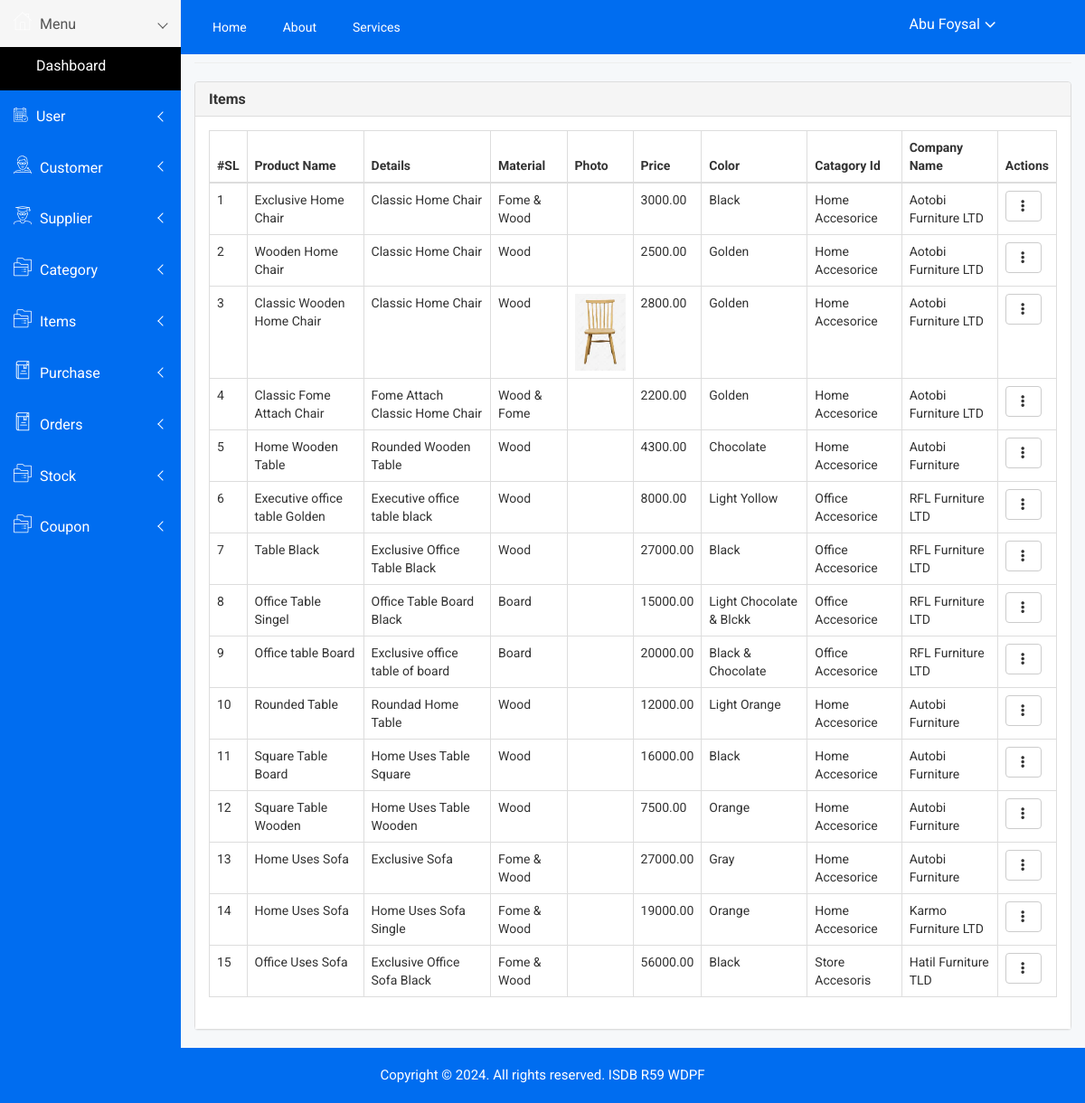
Screenshot of /admin/items_list.php (signed in) with the database file from the repository.
### tables this page shows
CREATE TABLE `items` (
  `id` int(11) NOT NULL,
  `product_name` varchar(100) DEFAULT NULL,
  `details` text DEFAULT NULL,
  `material` varchar(50) DEFAULT NULL,
  `photo` varchar(100) DEFAULT NULL,
  `price` decimal(10,2) DEFAULT NULL,
  `color` varchar(50) DEFAULT NULL,
  `catagory_id` int(11) DEFAULT NULL,
  `company_name` varchar(100) DEFAULT NULL,
  `created_at` datetime DEFAULT NULL,
  `created_by` int(11) DEFAULT NULL,
  `updated_at` datetime DEFAULT NULL,
  `updated_by` int(11) DEFAULT NULL,
  `deleted_at` datetime DEFAULT NULL
);

CREATE TABLE `catagory` (
  `id` int(11) NOT NULL,
  `name` varchar(100) DEFAULT NULL,
  `created_at` datetime DEFAULT NULL,
  `created_by` int(11) DEFAULT NULL,
  `updated_at` datetime DEFAULT NULL,
  `updated_by` int(11) DEFAULT NULL,
  `deleted_at` datetime DEFAULT NULL
);

### admin/class/crud.php (called while the page is built, shortened)
<?php
    class crud{
        private $host='localhost';
        private $connection;
        public function __construct($user,$password,$database){
            $this->user=$user;
            $this->password=$password;
            $this->database=$database;
            $this->connection=new mysqli($this->host,$this->user,$this->password,$this->database);
        }
        public function common_select_query($sql){
            $result=array();
            $error=false;
            $rs=$this->connection->query($sql);
            if($rs){
                if($rs->num_rows > 0){
                    while($r=$rs->fetch_object()){
                        array_push($result,$r);
                    }
                }
            }else{
                $error=$this->connection->error;
            }
            $return = array('data'=>$result,'error'=>$error);
            return $return;
        }
    }
?>

### admin/include/connection.php (called while the page is built)
<?php
    include_once('class/crud.php');
    $mysqli=new crud("root","","sports_store");
    $baseurl="http://localhost/sports_store/admin/";
?>

### admin/items_list.php (the view, shortened to what this page needs)
<?php include('include/header.php') ; ?>
<link href="https://cdn.datatables.net/1.10.24/css/dataTables.bootstrap.min.css" rel="stylesheet">
<div class="container-fluid">
    <h4 class="page-header"><small>Items /</small> List</h4>
    <div class="panel panel-default">
        <div class="panel-heading">
            <h5 class="panel-title">Items</h5>
        </div>
        <div class="panel-body">
            <div class="table-responsive">
                <table class="table table-bordered table-hover">
                    <thead>
                        <tr>
                            <th>#SL</th>
                            <th>Product Name</th>
                            <th>Details</th>
                            <th>Material</th>
                            <th>Photo</th>
                            <th>Price</th>
                            <th>Color</th>
                            <th>Catagory Id</th>
                            <th>Company Name</th>
                            <th>Actions</th>
                        </tr>
                    </thead>
                    <tbody>
                        <?php
                            $result=$mysqli->common_select_query('SELECT items.*, catagory.name as cat FROM `items` join catagory on catagory.id=items.catagory_id WHERE items.deleted_at is null');
                            if($result){
                                if($result['data']){
                                    $i=1;
                                    foreach($result['data'] as $data){
                        ?>
                        <tr>
                            <td><?= $i++ ?></td>
                            <td><?= $data->product_name ?></td>
                            <td><?= $data->details ?></td>
                            <td><?= $data->material ?></td>
                            <td> <img src="<?= $baseurl ?>assets/items/<?= $data->photo ?>" width="80px" alt=""> </td>
                            <td><?= $data->price ?></td>
                            <td><?= $data->color ?></td>
                            <td><?= $data->cat ?></td>
                            <td><?= $data->company_name ?></td>
                            <td>
                                <div class="dropdown">
                                    <button type="button" class="btn btn-default dropdown-toggle" data-toggle="dropdown">
                                        <i class="glyphicon glyphicon-option-vertical"></i>
                                    </button>
                                </div>
                            </td>
                        </tr>
                        <?php } } } ?>
                    </tbody>
                </table>
            </div>
        </div>
    </div>
</div>
<?php include('include/footer.php') ; ?>

### admin/assets/css/main.css (style rules this page uses)
html { color: #222; font-size: 1em; line-height: 1.4; }
audio, canvas, iframe, img, svg, video { vertical-align: middle; }

### rows the page displays
items: product_name "Exclusive Home Chair", details "Classic Home Chair", material "Fome & Wood", price "3000.00", color "Black", catagory.name "Home Accesorice", company_name "Aotobi Furniture LTD"
items: product_name "Wooden Home Chair", details "Classic Home Chair", material "Wood", price "2500.00", color "Golden", catagory.name "Home Accesorice", company_name "Aotobi Furniture LTD"
items: product_name "Classic Wooden Home Chair", details "Classic Home Chair", material "Wood", photo (picture), price "2800.00", color "Golden", catagory.name "Home Accesorice", company_name "Aotobi Furniture LTD"
items: product_name "Classic Fome Attach Chair", details "Fome Attach Classic Home Chair", material "Wood & Fome", price "2200.00", color "Golden", catagory.name "Home Accesorice", company_name "Aotobi Furniture LTD"
items: product_name "Home Wooden Table", details "Rounded Wooden Table", material "Wood", price "4300.00", color "Chocolate", catagory.name "Home Accesorice", company_name "Autobi Furniture"
items: product_name "Executive office table Golden", details "Executive office table black", material "Wood", price "8000.00", color "Light Yollow", catagory.name "Office Accesorice", company_name "RFL Furniture LTD"
items: product_name "Table Black", details "Exclusive Office Table Black", material "Wood", price "27000.00", color "Black", catagory.name "Office Accesorice", company_name "RFL Furniture LTD"
items: product_name "Office Table Singel", details "Office Table Board Black", material "Board", price "15000.00", color "Light Chocolate & Blckk", catagory.name "Office Accesorice", company_name "RFL Furniture LTD"
items: product_name "Office table Board", details "Exclusive office table of board", material "Board", price "20000.00", color "Black & Chocolate", catagory.name "Office Accesorice", company_name "RFL Furniture LTD"
items: product_name "Rounded Table", details "Roundad Home Table", material "Wood", price "12000.00", color "Light Orange", catagory.name "Home Accesorice", company_name "Autobi Furniture"
items: product_name "Square Table Board", details "Home Uses Table Square", material "Wood", price "16000.00", color "Black", catagory.name "Home Accesorice", company_name "Autobi Furniture"
items: product_name "Square Table Wooden", details "Home Uses Table Wooden", material "Wood", price "7500.00", color "Orange", catagory.name "Home Accesorice", company_name "Autobi Furniture"
items: product_name "Home Uses Sofa", details "Exclusive Sofa", material "Fome & Wood", price "27000.00", color "Gray", catagory.name "Home Accesorice", company_name "Autobi Furniture"
items: product_name "Home Uses Sofa", details "Home Uses Sofa Single", material "Fome & Wood", price "19000.00", color "Orange", catagory.name "Home Accesorice", company_name "Karmo Furniture LTD"
items: product_name "Office Uses Sofa", details "Exclusive Office Sofa Black", material "Fome & Wood", price "56000.00", color "Black", catagory.name "Store Accesoris", company_name "Hatil Furniture TLD"

### other values shown
$_SESSION['name'] "Abu Foysal"
